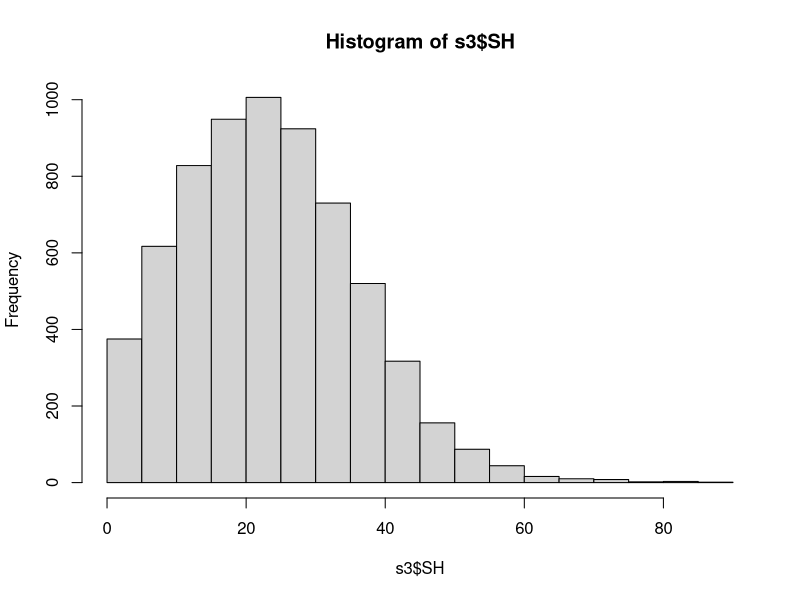

Write R code to recreate this figure. (Note: this script raises an error after producing the figure.)
#This reads in the 2022 Apalach data from matt davis from two different tabs
#one is the shell heights and the other are the counts
#need to calculate the proportion of the different size categories and apply those proportions to the counts

#
#The stations that received cultch are: "Deep North"  "Deep South"  "Restoration."
#-Matt

#August 28, 2022 update. Need to correct this file again
#because the stations that received cultch are not correct
#Matt has provided a new data file and indicated Y/N whether 
#a station was a restoration site. This may change results
#as the number of stations is a lot fewer.


library(readxl)
library(tidyverse)
library(dplyr)
library(reshape)
library(ggplot2)
library(lubridate)

SH <- read_excel("AB_ShellBudget_Pine.xlsx", 
                 sheet = "SHs", col_types = c("numeric", 
                                              "date", "text", "text", "numeric", 
                                              "text", "numeric", "numeric", "text"))

#SH <- read_excel("AB_ShellBudget_FSU.xlsx",sheet = "SHs", range = "A1370:J1669")

Counts <- read_excel("AB_ShellBudget_Pine.xlsx", 
                     sheet = "Counts", col_types = c("numeric", 
                                                     "date", "text", "text", "numeric", 
                                                     "numeric", "numeric", "numeric", 
                                                     "numeric", "numeric", "numeric", 
                                                     "text"))
#now start cleaning SH first

names(SH)

s2 <- SH
str(s2)

names(s2)


names(s2)[3] <- "Site"

names(s2)[9] <- "Restored"


s2$SH[s2$SH == ""] <-NA

#now make SH a number
s2$SH <- as.numeric(s2$SH)

#work on date

s3 <- s2 %>%
  mutate(Year = year(s2$Date),
         Month = month(s2$Date),
         Day = day(s2$Date))
        
s3.1<- subset(s3, s3$Year == "2022" )

s3.2<- subset(s3.1, s3.1$Restored == "Yes")


s3<-s3.2

str(s3)


###
#add period

s3$Period <- NA
firstyear <- 2015
endyear <- max(s3$Year)

years <- sort(rep(firstyear:endyear, times = 1, each = 2))

for(i in unique(years)){
  y <- i #year
  p <- which(years == i) #period number - 2010 = 1 and 2, 2014 = 3 and 4, and so forth.
  for(j in 1:nrow(s3)){
    if(s3$Year[j] == y & s3$Month[j] > 3 & s3$Month[j] < 10) s3$Period[j] = p[1] #year i months 4-9
    if(s3$Year[j] == y & s3$Month[j] > 9) s3$Period[j] = p[2] #year i months 10-12
    if(s3$Year[j] == y+1 & s3$Month[j] < 4) s3$Period[j] = p[2] #year i+1 months 1-3
  }
}

s3$Season <- "Winter"
s3$Season[s3$Period == 1 | s3$Period == 3 | s3$Period == 5 | s3$Period == 7 | s3$Period == 9| s3$Period == 11| s3$Period == 13| s3$Period == 15] <- "Summer"

####

#checking things

names(s3)

unique(s3$Period)

table(s3$Period,s3$Month)
table(s3$Period,s3$Season)

######
hist(s3$SH)

num_spat<-length(s3$SH[s3$SH<26])
num_total<-length(s3$SH)

proportion_spat<-num_spat/num_total

########
####SPAT######
p14<- subset(s3, s3$Period == 14)
num_spat_p14<-length(p14$SH[p14$SH<26])
num_total_p14<-length(p14$SH)
proportion_spat_p14<-num_spat_p14/num_total_p14
#0.72 spat

p15 <- subset(s3, s3$Period == 15)
num_spat_p15<-length(p15$SH[p15$SH<26])
num_total_p15<-length(p15$SH)
proportion_spat_p15<-num_spat_p15/num_total_p15
#0.40 spat

###SEED
#seed are done using dplyr, so different than seed or legal 

num_seed_p14<-length(subset(p14$SH, p14$SH>=26 & p14$SH<76))
num_total_p14<-length(p14$SH)
proportion_seed_p14<-num_seed_p14/num_total_p14
#0.27 seed

num_seed_p15<-length(subset(p15$SH, p15$SH>=26 & p15$SH<76))
num_total_p15<-length(p15$SH)
proportion_seed_p15<-num_seed_p15/num_total_p15
#0.60 seed

####Legal######
num_Legal_p14<-length(subset(p14$SH, p14$SH>=76))
num_total_p14<-length(p14$SH)
proportion_legal_p14<-num_Legal_p14/num_total_p14
#0.003 Legal

num_Legal_p15<-length(subset(p15$SH, p15$SH>=76))
num_total_p15<-length(p15$SH)
proportion_legal_p15<-num_Legal_p15/num_total_p15
#0.004 Legal


###now clean counts

c1<-Counts

names(c1)
head(c1)

names(c1)[3] <- "StationName"
names(c1)[9] <- "Quadrat_live"
names(c1)[10] <- "Quadrat_dead"
names(c1)[7] <- "Volume_L"
names(c1)[6] <- "Weight_kg"
names(c1)[8] <- "Number_drills"

str(c1)

unique(c1$Quadrat)



###
#add period

c2 <-c1 %>%
  mutate(Year = year(c2$Date),
         Month = month(c2$Date),
         Day = day(c2$Date))

str(c2)

#####
##
c2.1<- subset(c2, c2$Year == "2022" )
names(c2.1)



unique(c2.1$Station)

#This is written like this because I checked with Matt twice to make sure
#I had the restoration stations only included (the stations that have cultch)
c2.2<- filter(c2.1, c2.1$Station == "Restoration")
c2.3<- filter(c2.1, c2.1$Station == "North")
c2.4<- filter(c2.1, c2.1$Station == "South")

zzz<-rbind(c2.2,c2.3,c2.4)

c2<-zzz
#########

c2$Period <- NA
firstyear <- 2015
endyear <- max(c2$Year)

years <- sort(rep(firstyear:endyear, times = 1, each = 2))

for(i in unique(years)){
  y <- i #year
  p <- which(years == i) #period number - 2010 = 1 and 2, 2014 = 3 and 4, and so forth.
  for(j in 1:nrow(c2)){
    if(c2$Year[j] == y & c2$Month[j] > 3 & c2$Month[j] < 10) c2$Period[j] = p[1] #year i months 4-9
    if(c2$Year[j] == y & c2$Month[j] > 9) c2$Period[j] = p[2] #year i months 10-12
    if(c2$Year[j] == y+1 & c2$Month[j] < 4) c2$Period[j] = p[2] #year i+1 months 1-3
  }
}

c2$Season <- "Winter"
c2$Season[c2$Period == 1 | c2$Period == 3 | c2$Period == 5 | c2$Period == 7 | c2$Period == 9| c2$Period == 11| c2$Period == 13| c2$Period == 15] <- "Summer"

####

unique(c2$Period)

table(c2$Period,c2$Month)
table(c2$Period,c2$Season)



names(s3)
names(c2)

head(c2)


#subset the columns to the ones you want to work with
c3 <- c2 %>% 
  dplyr::select("Survey","StationName","Quadrat"
                ,"Quadrat_live","Quadrat_dead","Weight_kg",
                "Number_drills","Month","Day","Year","Period","Season")

unique(c3$Period)


c3$Spatprop <-0.99
c3$Spatprop[c3$Period ==14] <-proportion_spat_p14
c3$Spatprop[c3$Period ==15] <-proportion_spat_p15

c3$Seedprop <-0.99
c3$Seedprop[c3$Period ==14] <-proportion_seed_p14
c3$Seedprop[c3$Period ==15] <-proportion_seed_p15

c3$Legalprop <-0.99
c3$Legalprop[c3$Period ==14] <-proportion_legal_p14
c3$Legalprop[c3$Period ==15] <-proportion_legal_p15

##next you need to take these proportions and apply them to the total counts in each period
#this is how you did it in the FWC "random" for random effects file


# 
# #now multiply these proportions * the Quadrat_live
# #round it so there are no fractions of oysters
# #and convert to integer
c3$TotalSpat <-as.integer(round((c3$Quadrat_live * c3$Spatprop),0))
c3$TotalSeed <-as.integer(round((c3$Quadrat_live * c3$Seedprop),0))
c3$TotalLegal <-as.integer(round((c3$Quadrat_live * c3$Legalprop),0))

# 
head(c3)

#subset the columns to the ones you want to work with
c4 <- c3 %>% 
  dplyr::select("Survey","StationName","Quadrat"
                ,"TotalSpat","TotalSeed","TotalLegal","Weight_kg",
                "Number_drills","Month","Day","Year","Period","Season")



write.table(c4, file = "~/Git/AB_DEP/FWC_2022_to_merge.csv", row.names = FALSE,col.names = TRUE,sep = ",")
